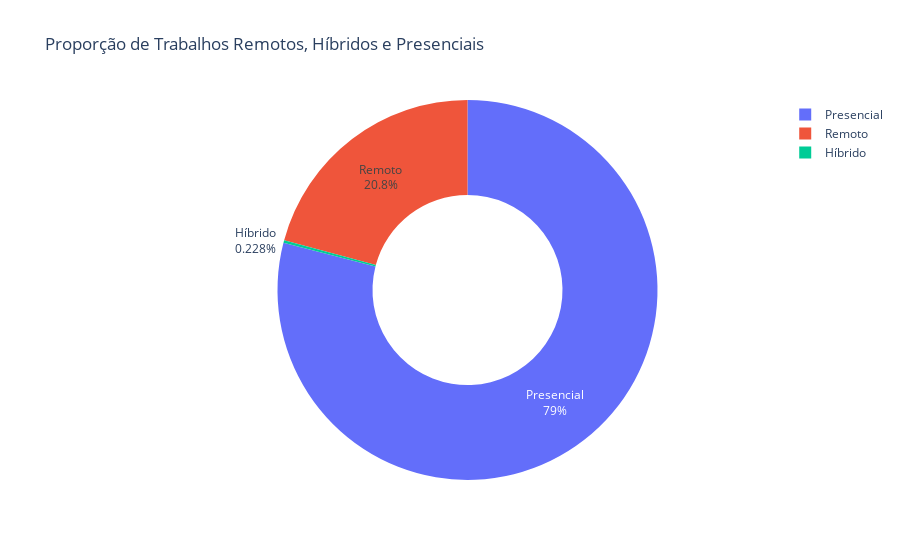

Here is the notebook cell this chart was saved with:
### Code cell
contagem_remoto = dados_limpos['taxa_remota'].value_counts().reset_index()
contagem_remoto.columns = ['tipo_trabalho', 'quantidade']
fig = px.pie(contagem_remoto, 
             names = 'tipo_trabalho',
             values = 'quantidade',
             title="Proporção de Trabalhos Remotos, Híbridos e Presenciais",
             hole = 0.5
             )
fig.update_traces(textinfo='percent+label')
fig.show()

### Figure 1 — Plotly figure (JSON) as saved in the notebook; plotly's stock layout.template omitted (floating-point values rounded to 4 significant figures)
{"data": [{"domain": {"x": [0, 1], "y": [0, 1]}, "hole": 0.5, "hovertemplate": "tipo_trabalho=%{label}<br>quantidade=%{value}<extra></extra>", "labels": ["Presencial", "Remoto", "Híbrido"], "legendgroup": "", "name": "", "showlegend": true, "textinfo": "percent+label", "type": "pie", "values": [105191, 27671, 303]}], "layout": {"legend": {"tracegroupgap": 0}, "title": {"text": "Proporção de Trabalhos Remotos, Híbridos e Presenciais"}}}
